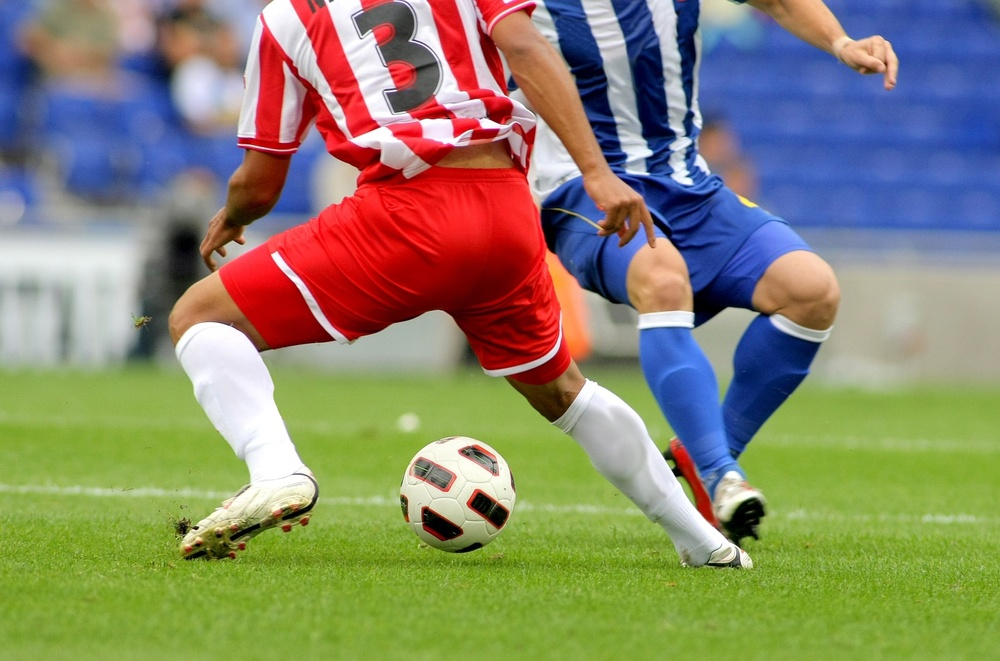
#> input picture ch3/soccer.jpg, 1000 x 661 px, shrunk from 1434 x 948 before the run
$ python 3-1.py
#> lines starting #> are read from the running program, lines starting #| are printed output that depends on the picture
import cv2 as cv
import sys

img = cv.imread('soccer.jpg')
#> img is the input picture: shape (661, 1000, 3); mean B, G, R 107.3, 133.3, 136.8

if img is None:
    sys.exit('Coult not read the image.')

cv.imshow('Display Image', img)
# cv.imshow('Upper left half', img[0:img.shape[0]//2, 0:img.shape[1]//2, :])

# XY 좌표상 25% ~ 75% 의 이미지를 표현 (단, 픽셀은 자연수)
cv.imshow('Upper left half', img[img.shape[0]//4:img.shape[0]*3//4, img.shape[1]//4:img.shape[1]*3//4, :])
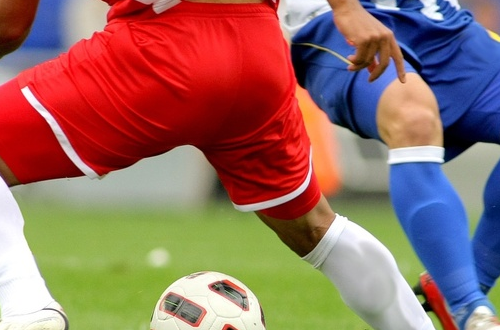
#> window 'Upper left half': shape (330, 500, 3); mean B, G, R 98.4, 108.1, 149.3

# 각 색상 채널 표현 [2:R, 1:G, 0:B] (RGB 색상에 가까울수록 밝거나 어두움)
cv.imshow('Red Channel', img[0:img.shape[0]//2, 0:img.shape[1]//2, 2])
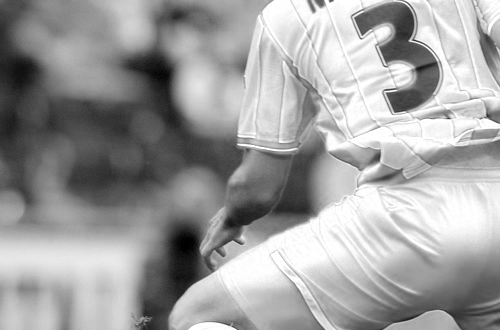
#> window 'Red Channel': shape (330, 500); min 0, max 255, mean 158.8
cv.imshow('Green Channel', img[0:img.shape[0]//2, 0:img.shape[1]//2, 1])
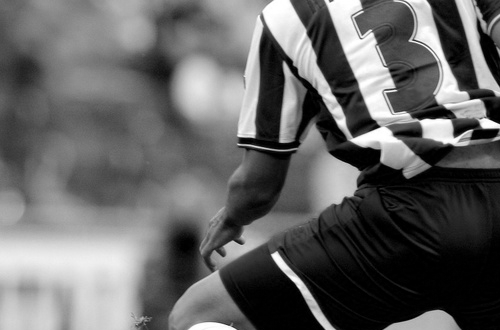
#> window 'Green Channel': shape (330, 500); min 0, max 255, mean 101
cv.imshow('Blue Channel', img[0:img.shape[0]//2, 0:img.shape[1]//2, 0])
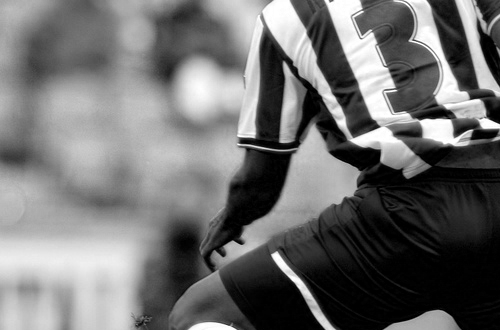
#> window 'Blue Channel': shape (330, 500); min 0, max 255, mean 111.5

cv.waitKey()
cv.destroyAllWindows()

$ run again, with ch3/mistyroad.jpg copied over ch3/soccer.jpg
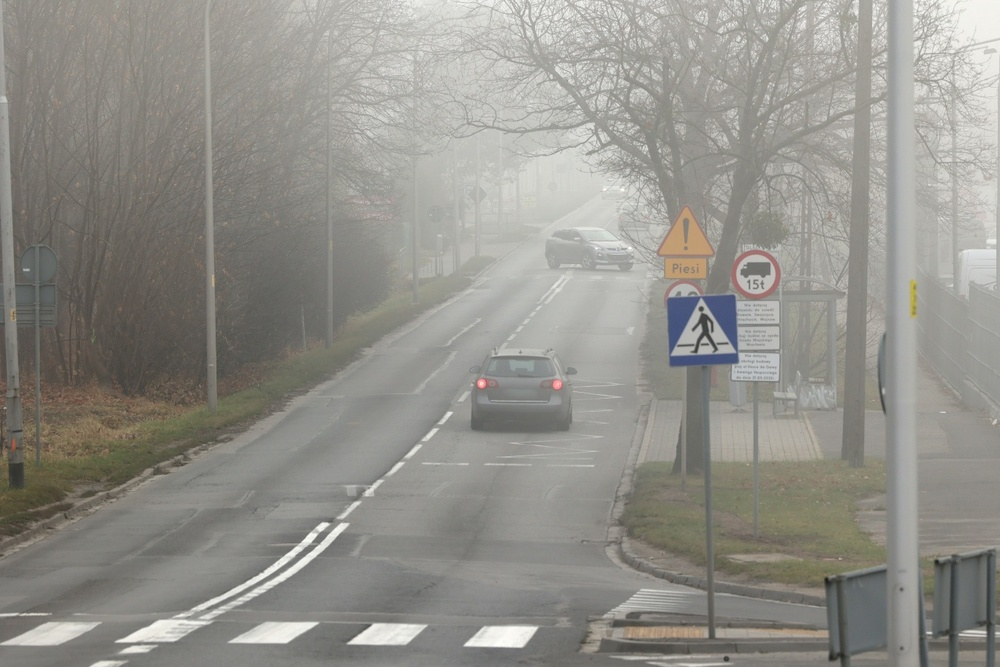
#> input picture ch3/mistyroad.jpg, 1000 x 667 px, shrunk from 1368 x 912 before the run
#> img is the input picture: shape (667, 1000, 3); mean B, G, R 138.7, 145, 146.5
#> `cv.imshow('Upper left half', img[img.shape[0]//4:img.shape[0]*3//4, im..`:
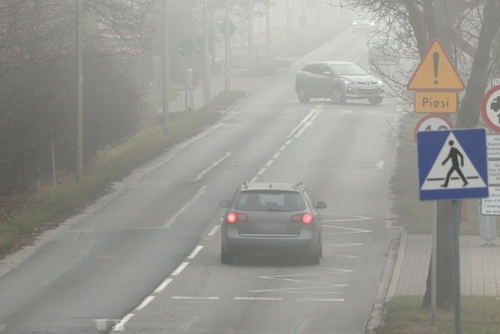
#> window 'Upper left half': shape (334, 500, 3); mean B, G, R 146.1, 151.3, 151.7
#> `cv.imshow('Red Channel', img[0:img.shape[0]//2, 0:img.shape[1]//2, 2])`:
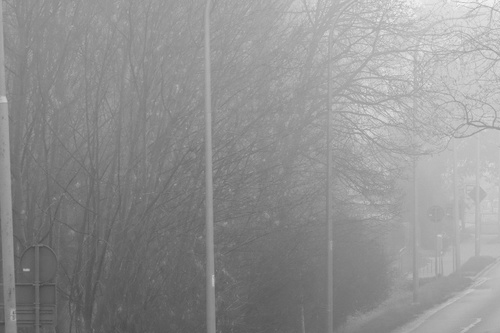
#> window 'Red Channel': shape (333, 500); min 67, max 246, mean 144.7

$ run again, with ch3/rose.png saved as ch3/soccer.jpg
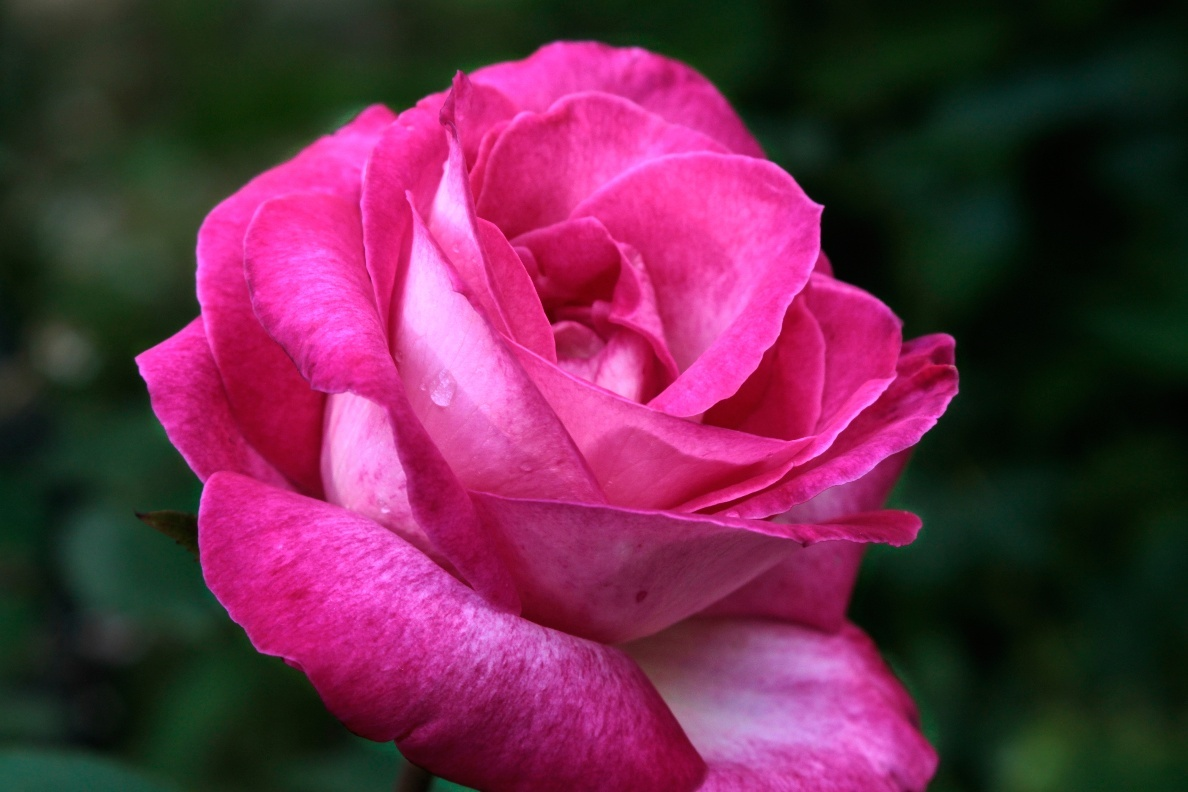
#> input picture ch3/rose.png, 1188 x 792 px
#> img is the input picture: shape (792, 1188, 3); mean B, G, R 74.2, 43.7, 103.7
#> `cv.imshow('Green Channel', img[0:img.shape[0]//2, 0:img.shape[1]//2, 1])`:
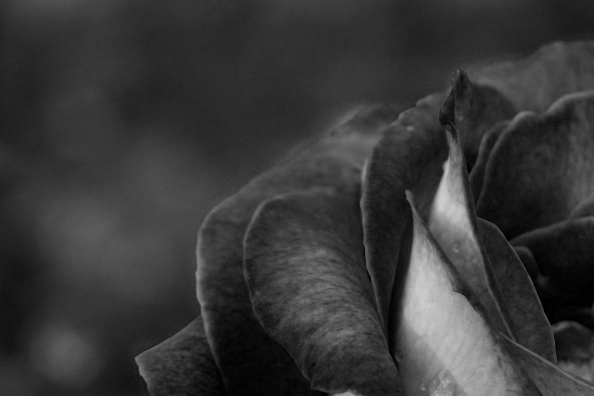
#> window 'Green Channel': shape (396, 594); min 0, max 207, mean 55.4
#> `cv.imshow('Blue Channel', img[0:img.shape[0]//2, 0:img.shape[1]//2, 0])`:
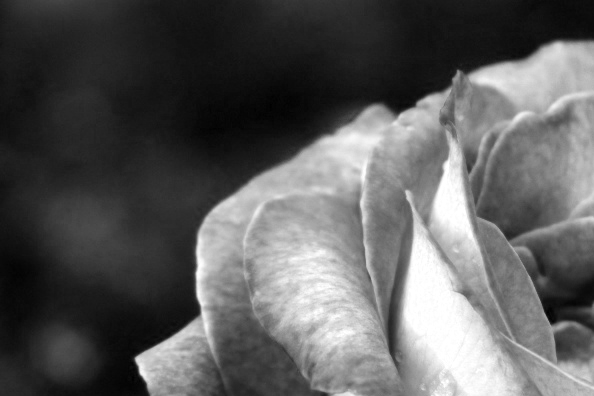
#> window 'Blue Channel': shape (396, 594); min 0, max 255, mean 91.8
